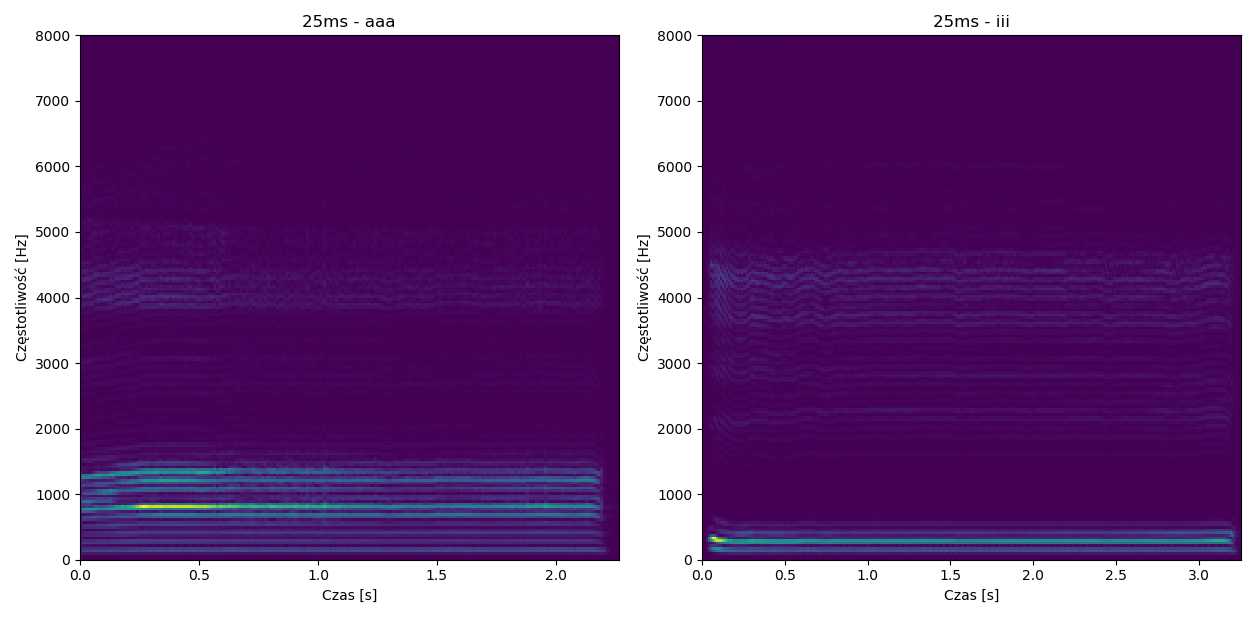
#> input picture Lab 03/images/Spektrogramy.png, 1259 x 618 px; its folder holds only this picture in this run
$ python -i main.py   (imports and definitions only)
#> lines starting #> are read from the running program, lines starting #| are printed output that depends on the picture
import glob
import numpy as np
import sklearn.model_selection
import datetime

from Classes.Analyzer import *


def flatten(iterable):
    return [y for x in iterable for y in x]


def get_train_files():
    """ Get list of wav files in the train directory """
    return glob.glob('../train/*.wav')


def get_eval_files():
    return glob.glob('../eval/*.wav')


# [14 lines left out: function get_speaker_data, not called in this run]


def get_gmm_models(data, cross_validation=True):
    """ Get GMM models for each of numbers """

    if cross_validation:
        kf = sklearn.model_selection.KFold(n_splits=len(data) // 2)

        all_models = []
        all_tests_data = []

        for train_idx, test_idx in kf.split(data):
            train_data = []
            for idx in train_idx:
                train_data.append(data[list(data.keys())[idx]])

            test_data = []
            for idx in test_idx:
                test_data.append(data[list(data.keys())[idx]])

            train_data = flatten(train_data)
            test_data = flatten(test_data)

            all_tests_data.append(test_data)

            models = []
            for i in range(10):
                combined_mfcc = None
                current_num_params = list(filter(lambda p: p.get_rec_num() == i, train_data))

                for param in current_num_params:
                    if combined_mfcc is None:
                        combined_mfcc = param.mfcc
                    else:
                        combined_mfcc = np.concatenate((combined_mfcc, param.mfcc))

                models.append(GmmModel(combined_mfcc, i))

            all_models.append(models)

        return all_models, all_tests_data
    else:
        models = []

        train_data = flatten(data.values())

        for i in range(10):
            combined_mfcc = None
            current_num_params = list(filter(lambda p: p.get_rec_num() == i, train_data))

            for param in current_num_params:
                if combined_mfcc is None:
                    combined_mfcc = param.mfcc
                else:
                    combined_mfcc = np.concatenate((combined_mfcc, param.mfcc))

            models.append(GmmModel(combined_mfcc, i))

        return models


# [75 lines left out: functions get_recognition_ratio, recognize, main, not called in this run]


# [2 lines not run here, left out]

>>> import cv2
>>> picture = cv2.imread('../../Lab 03/images/Spektrogramy.png', cv2.IMREAD_GRAYSCALE)
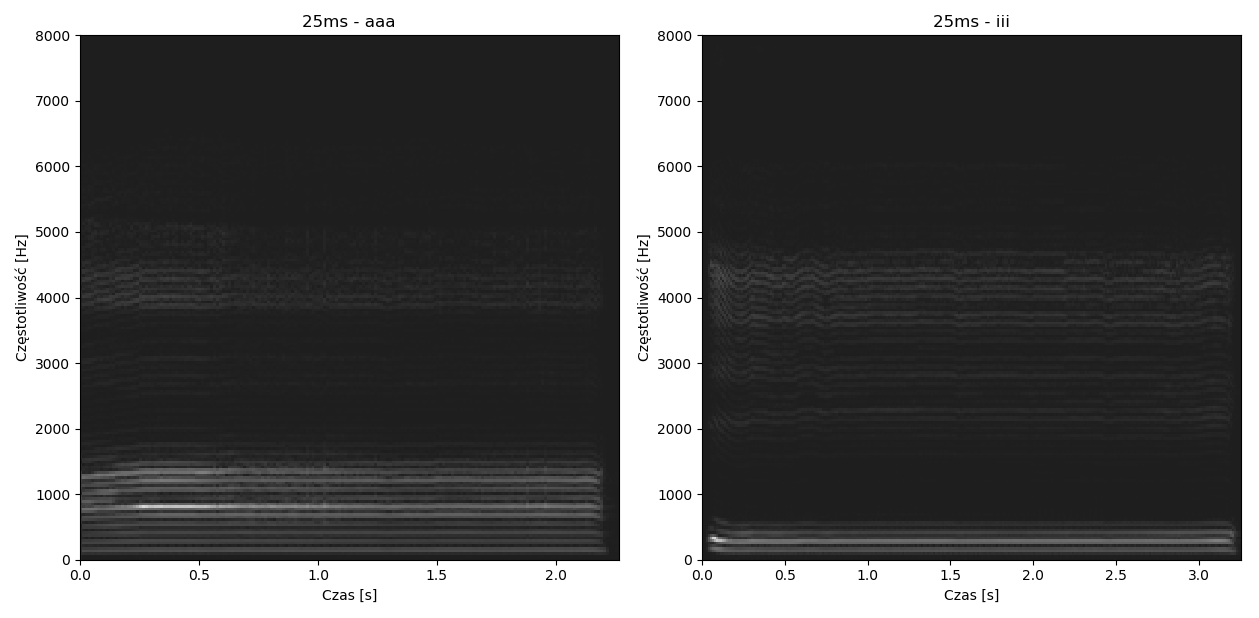
#> picture: shape (618, 1259); min 0, max 255, mean 93.2
>>> result = get_gmm_models(picture)
#> the loop in get_gmm_models, `for train_idx, test_idx in kf.split(data):` made 1 pass
#> test_idx on pass 1: [0, 1]
#> after the loop in get_gmm_models, `for train_idx, test_idx in kf.split(data):`: all_models = []
#> (the run stopped early here; a loop or call above may not have finished)
